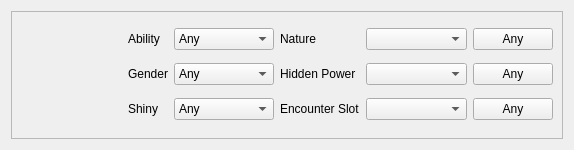
<?xml version="1.0" encoding="UTF-8"?>
<ui version="4.0">
 <class>Filter</class>
 <widget class="QWidget" name="Filter">
  <property name="geometry">
   <rect>
    <x>0</x>
    <y>0</y>
    <width>574</width>
    <height>150</height>
   </rect>
  </property>
  <layout class="QGridLayout" name="gridLayout">
   <item row="0" column="0">
    <widget class="QScrollArea" name="scrollArea">
     <property name="widgetResizable">
      <bool>true</bool>
     </property>
     <widget class="QWidget" name="scrollAreaWidgetContents">
      <property name="geometry">
       <rect>
        <x>0</x>
        <y>0</y>
        <width>554</width>
        <height>130</height>
       </rect>
      </property>
      <layout class="QGridLayout" name="gridLayout_2">
       <item row="2" column="3">
        <widget class="QLabel" name="labelEncounterSlot">
         <property name="sizePolicy">
          <sizepolicy hsizetype="Fixed" vsizetype="Preferred">
           <horstretch>0</horstretch>
           <verstretch>0</verstretch>
          </sizepolicy>
         </property>
         <property name="text">
          <string>Encounter Slot</string>
         </property>
        </widget>
       </item>
       <item row="1" column="4">
        <widget class="CheckList" name="checkListHiddenPower">
         <property name="sizePolicy">
          <sizepolicy hsizetype="Preferred" vsizetype="Fixed">
           <horstretch>0</horstretch>
           <verstretch>0</verstretch>
          </sizepolicy>
         </property>
        </widget>
       </item>
       <item row="0" column="0" rowspan="3">
        <widget class="IVFilter" name="ivFilter" native="true"/>
       </item>
       <item row="0" column="2">
        <widget class="ComboBox" name="comboBoxAbility">
         <property name="sizePolicy">
          <sizepolicy hsizetype="Preferred" vsizetype="Fixed">
           <horstretch>0</horstretch>
           <verstretch>0</verstretch>
          </sizepolicy>
         </property>
         <item>
          <property name="text">
           <string>Any</string>
          </property>
         </item>
         <item>
          <property name="text">
           <string notr="true">0</string>
          </property>
         </item>
         <item>
          <property name="text">
           <string notr="true">1</string>
          </property>
         </item>
        </widget>
       </item>
       <item row="1" column="1">
        <widget class="QLabel" name="labelGender">
         <property name="sizePolicy">
          <sizepolicy hsizetype="Fixed" vsizetype="Preferred">
           <horstretch>0</horstretch>
           <verstretch>0</verstretch>
          </sizepolicy>
         </property>
         <property name="text">
          <string>Gender</string>
         </property>
        </widget>
       </item>
       <item row="2" column="2">
        <widget class="ComboBox" name="comboBoxShiny">
         <property name="sizePolicy">
          <sizepolicy hsizetype="Preferred" vsizetype="Fixed">
           <horstretch>0</horstretch>
           <verstretch>0</verstretch>
          </sizepolicy>
         </property>
         <item>
          <property name="text">
           <string>Any</string>
          </property>
         </item>
         <item>
          <property name="text">
           <string>Star</string>
          </property>
         </item>
         <item>
          <property name="text">
           <string>Square</string>
          </property>
         </item>
         <item>
          <property name="text">
           <string>Star/Square</string>
          </property>
         </item>
        </widget>
       </item>
       <item row="1" column="2">
        <widget class="ComboBox" name="comboBoxGender">
         <property name="sizePolicy">
          <sizepolicy hsizetype="Preferred" vsizetype="Fixed">
           <horstretch>0</horstretch>
           <verstretch>0</verstretch>
          </sizepolicy>
         </property>
         <item>
          <property name="text">
           <string>Any</string>
          </property>
         </item>
         <item>
          <property name="text">
           <string notr="true">♂</string>
          </property>
         </item>
         <item>
          <property name="text">
           <string notr="true">♀</string>
          </property>
         </item>
        </widget>
       </item>
       <item row="0" column="3">
        <widget class="QLabel" name="labelNature">
         <property name="sizePolicy">
          <sizepolicy hsizetype="Fixed" vsizetype="Preferred">
           <horstretch>0</horstretch>
           <verstretch>0</verstretch>
          </sizepolicy>
         </property>
         <property name="text">
          <string>Nature</string>
         </property>
        </widget>
       </item>
       <item row="0" column="1">
        <widget class="QLabel" name="labelAbility">
         <property name="sizePolicy">
          <sizepolicy hsizetype="Fixed" vsizetype="Preferred">
           <horstretch>0</horstretch>
           <verstretch>0</verstretch>
          </sizepolicy>
         </property>
         <property name="text">
          <string>Ability</string>
         </property>
        </widget>
       </item>
       <item row="1" column="3">
        <widget class="QLabel" name="labelHiddenPower">
         <property name="sizePolicy">
          <sizepolicy hsizetype="Fixed" vsizetype="Preferred">
           <horstretch>0</horstretch>
           <verstretch>0</verstretch>
          </sizepolicy>
         </property>
         <property name="text">
          <string>Hidden Power</string>
         </property>
        </widget>
       </item>
       <item row="2" column="1">
        <widget class="QLabel" name="labelShiny">
         <property name="sizePolicy">
          <sizepolicy hsizetype="Fixed" vsizetype="Preferred">
           <horstretch>0</horstretch>
           <verstretch>0</verstretch>
          </sizepolicy>
         </property>
         <property name="text">
          <string>Shiny</string>
         </property>
        </widget>
       </item>
       <item row="1" column="5">
        <widget class="QPushButton" name="pushButtonHiddenPowerAny">
         <property name="sizePolicy">
          <sizepolicy hsizetype="Fixed" vsizetype="Fixed">
           <horstretch>0</horstretch>
           <verstretch>0</verstretch>
          </sizepolicy>
         </property>
         <property name="text">
          <string>Any</string>
         </property>
        </widget>
       </item>
       <item row="0" column="4">
        <widget class="CheckList" name="checkListNature">
         <property name="sizePolicy">
          <sizepolicy hsizetype="Preferred" vsizetype="Fixed">
           <horstretch>0</horstretch>
           <verstretch>0</verstretch>
          </sizepolicy>
         </property>
        </widget>
       </item>
       <item row="0" column="5">
        <widget class="QPushButton" name="pushButtonNatureAny">
         <property name="sizePolicy">
          <sizepolicy hsizetype="Fixed" vsizetype="Fixed">
           <horstretch>0</horstretch>
           <verstretch>0</verstretch>
          </sizepolicy>
         </property>
         <property name="text">
          <string>Any</string>
         </property>
        </widget>
       </item>
       <item row="2" column="4">
        <widget class="CheckList" name="checkListEncounterSlot">
         <property name="sizePolicy">
          <sizepolicy hsizetype="Preferred" vsizetype="Fixed">
           <horstretch>0</horstretch>
           <verstretch>0</verstretch>
          </sizepolicy>
         </property>
        </widget>
       </item>
       <item row="2" column="5">
        <widget class="QPushButton" name="pushButtonEncounterSlotAny">
         <property name="sizePolicy">
          <sizepolicy hsizetype="Fixed" vsizetype="Fixed">
           <horstretch>0</horstretch>
           <verstretch>0</verstretch>
          </sizepolicy>
         </property>
         <property name="text">
          <string>Any</string>
         </property>
        </widget>
       </item>
      </layout>
     </widget>
    </widget>
   </item>
  </layout>
 </widget>
 <customwidgets>
  <customwidget>
   <class>CheckList</class>
   <extends>QComboBox</extends>
   <header>Forms/Controls/CheckList.hpp</header>
   <slots>
    <slot>resetChecks()</slot>
   </slots>
  </customwidget>
  <customwidget>
   <class>ComboBox</class>
   <extends>QComboBox</extends>
   <header>Forms/Controls/ComboBox.hpp</header>
  </customwidget>
  <customwidget>
   <class>IVFilter</class>
   <extends>QWidget</extends>
   <header>Forms/Controls/IVFilter.hpp</header>
   <container>1</container>
  </customwidget>
 </customwidgets>
 <tabstops>
  <tabstop>scrollArea</tabstop>
  <tabstop>comboBoxAbility</tabstop>
  <tabstop>comboBoxGender</tabstop>
  <tabstop>comboBoxShiny</tabstop>
  <tabstop>checkListNature</tabstop>
  <tabstop>pushButtonNatureAny</tabstop>
  <tabstop>checkListHiddenPower</tabstop>
  <tabstop>pushButtonHiddenPowerAny</tabstop>
  <tabstop>checkListEncounterSlot</tabstop>
  <tabstop>pushButtonEncounterSlotAny</tabstop>
 </tabstops>
 <resources/>
 <connections/>
</ui>
